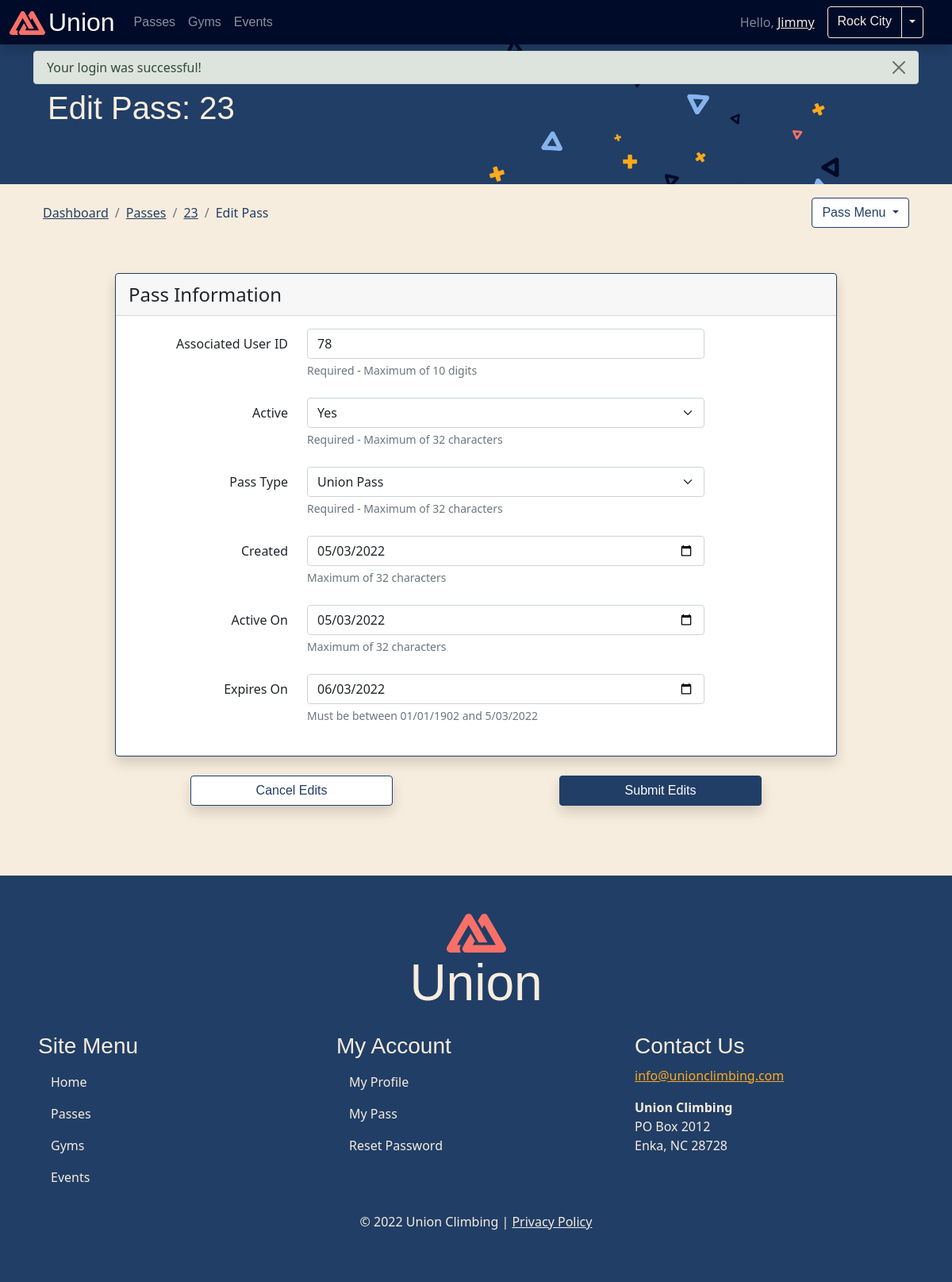
Screenshot of /app/shared/passes/edit.php?id=23 (signed in) with the database file from the repository.
### tables this page shows
CREATE TABLE `passes` (
  `id` int(10) NOT NULL,
  `user_id` int(8) NOT NULL,
  `is_active` tinyint(1) DEFAULT 0,
  `pass_type` enum('A','B','C','D','E','F') DEFAULT NULL,
  `created_at` timestamp NOT NULL DEFAULT current_timestamp() ON UPDATE current_timestamp(),
  `active_on` date DEFAULT NULL,
  `expires_on` date DEFAULT NULL
);

### private/classes/DatabaseObject.class.php (called while the page is built, shortened)
<?php
class DatabaseObject {
  static protected $database;
  static protected $table_name = "";
  static public function set_database($database) {
    self::$database = $database;
  }
  static public function find_by_sql($sql) {
    $result = self::$database->query($sql);
    $object_array = [];
    while($record = $result->fetch_assoc()) {
      $object_array[] = static::instantiate($record);
    }
    return $object_array;
  }
  static public function find_by_id($id) {
    $sql = "SELECT * FROM " . static::$table_name . " ";
    $sql .= "WHERE id='" . self::$database->escape_string($id) . "'";
    $obj_array = static::find_by_sql($sql);
    if(!empty($obj_array)) {
      return array_shift($obj_array);
    } else {
      return false;
    }
  }
  static protected function instantiate($record) {
    $object = new static;
    foreach($record as $property => $value) {
      if(property_exists($object, $property)) {
        $value = isJSON($value) ? json_decode($value) : $value;
        $object->$property = $value;
      }
    }
    return $object;
  }
}
?>

### private/functions.php (called while the page is built, shortened)
<?php
function url_for($script_path) {
  if($script_path[0] != '/') {
    $script_path = "/" . $script_path;
  }
  return WWW_ROOT . $script_path;
}
function u($string="") {
  return h(urlencode($string));
}
function h($string="") {
  return htmlspecialchars($string);
}
function format_date($datetime, $unit) {
  $date = date_create($datetime);
  return h(date_format($date, "n".$unit."d".$unit."Y"));
}
function html_date($datetime) {
  $date = date_create($datetime);
  return h(date_format($date, "Y-m-d"));
}
function isJSON($string){
  return json_last_error() === JSON_ERROR_NONE;
}
?>

### private/initialize.php (called while the page is built, shortened)
<?php
  require_once('functions.php');
  require_once('status_error_functions.php');
  $session = new Session;
?>

### private/classes/Session.class.php (called while the page is built, shortened)
<?php
class Session {
  public function dashboard() {
        return url_for('/app/dashboard/index.php');
  }
}
?>

### public/app/shared/passes/edit.php (the view, shortened to what this page needs)
<?php
require_once($_SERVER['DOCUMENT_ROOT'] . '/private/initialize.php');
$id = $_GET['id'];
$pass = Pass::find_by_id($id);
$page_title = 'Edit Pass: ' . h($pass->id);
include(SHARED_PATH . '/user-header.php');
?>
<header>
  <div class="p-5 bg-primary text-light">
    <div class="container-fluid py-3">
      <h1><?= $page_title ?></h1>
    </div>
  </div>
  <div class="container-md p-4">
    <div class="row justify-content-between">
      <nav aria-label="breadcrumb" class="col-auto">
        <ol class="breadcrumb">
          <li class="breadcrumb-item"><a class="link-primary" href="<?= $session->dashboard(); ?>">Dashboard</a></li>
          <li class="breadcrumb-item"><a class="link-primary" href="<?= url_for('app/shared/passes/passes.php'); ?>">Passes</a></li>
          <li class="breadcrumb-item"><a class="link-primary" href="<?= url_for('app/shared/passes/view.php?id=' . u($pass->id)); ?>"><?= $pass->id; ?></a></li>
          <li class="breadcrumb-item active text-primary" aria-current="page">Edit Pass</li>
        </ol>
      </nav>
      <?php
        include_once('drop_menu.php');
      ?>
    </div>
  </div>
</header>
<main class="container-md p-4" id="main">
  <form action="<?= url_for('/app/shared/passes/edit.php?id=' . u($id)); ?>" method="post">
    <?php include('form_fields.php'); ?>
    <div class="row justify-content-evenly">
      <div class="col-sm-4 col-md-3 mb-3 d-grid">
        <a class="btn shadow btn-outline-primary" href="<?= url_for('app/shared/passes/view.php?id=' . u($pass->id)); ?>">Cancel Edits</a>
      </div>
      <div class="col-sm-4 col-md-3 mb-3 d-grid">
        <button type="submit" name="submit" class="btn shadow btn-primary">Submit Edits</button>
      </div>
    </div>
  </form>
</main>
<?php
include(SHARED_PATH . '/user-footer.php');
?>

### public/app/shared/passes/form_fields.php (shortened to what this page needs)
<?php
$today = date('Y-m-d');
$types = Pass::PASS_TYPES;
?>
<fieldset class="card shadow col-md-10 mx-auto mb-4">
  <legend class="card-header">Pass Information</legend>
  <div class="card-body">
    <div class="row row-cols-md-auto align-items-center mb-3 mb-md-4">
      <div class="col-md-3 text-md-end">
        <label for="inputUserID" class="col-form-label">Associated User ID</label>
      </div>
      <div class="col-md-7">
        <input type="text" name="pass[user_id]" value="<?= h($pass->user_id); ?>" class="form-control" id="inputUserID" maxlength="32" aria-describedby="helpUserID" required>
      </div>
      <div id="helpUserID" class="form-text offset-md-3">Required - Maximum of 10 digits</div>
    </div>
    <div class="row row-cols-md-auto align-items-center mb-3 mb-md-4">
      <div class="col-md-3 text-md-end">
        <label for="inputIsActive" class="col-form-label">Active</label>
      </div>
      <div class="col-md-7">
        <select name="pass[is_active]" class="form-select" id="inputIsActive" aria-describedby="helpIsActive" required>
          <option value='1' <?= ($pass->is_active == 1) ? 'selected' : ''; ?>>Yes</option>
        </select>
      </div>
      <div id="helpIsActive" class="form-text offset-md-3">Required - Maximum of 32 characters</div>
    </div>
    <div class="row row-cols-md-auto align-items-center mb-3 mb-md-4">
      <div class="col-md-3 text-md-end">
        <label for="inputPassType" class="col-form-label">Pass Type</label>
      </div>
      <div class="col-md-7">
        <select name="pass[pass_type]" class="form-select" id="inputPassType" aria-describedby="helpPassType" required>
          <?php foreach($types as $abv=>$type) { ?>
          <option value="<?= h($abv) ?>" <?= ($pass->pass_type == $abv) ? 'selected' : '';?>><?= h($type); ?></option>
          <?php } ?>
        </select>
      </div>
      <div id="helpPassType" class="form-text offset-md-3">Required - Maximum of 32 characters</div>
    </div>
    <?php if(defined('exists')) { ?>
    <div class="row row-cols-md-auto align-items-center mb-3 mb-md-4">
      <div class="col-md-3 text-md-end">
        <label for="inputCreatedAt" class="col-form-label">Created</label>
      </div>
      <div class="col-md-7">
        <input type="date" name="user[created_at]" value="<?= html_date($pass->created_at); ?>" class="form-control" id="inputCreatedAt" aria-describedby="helpCreatedAt">
      </div>
      <div id="helpCreatedAt" class="form-text offset-md-3">Maximum of 32 characters</div>
    </div>
    <?php } ?>
    <div class="row row-cols-md-auto align-items-center mb-3 mb-md-4">
      <div class="col-md-3 text-md-end">
        <label for="inputActiveOn" class="col-form-label">Active On</label>
      </div>
      <div class="col-md-7">
        <input type="date" name="pass[active_on]" value="<?= h($pass->active_on); ?>" class="form-control" aria-describedby="helpActiveOn" id="inputActiveOn">
      </div>
      <div id="helpActiveOn" class="form-text offset-md-3">Maximum of 32 characters</div>
    </div>
    <?php if(defined('exists')) { ?>
    <div class="row row-cols-md-auto align-items-center mb-3 mb-md-4">
      <div class="col-md-3 text-md-end">
        <label for="inputExpiresOn" class="col-form-label">Expires On</label>
      </div>
      <div class="col-md-7">
        <input type="date" name="pass[expires_on]" value="<?= html_date($pass->expires_on); ?>" class="form-control" id="inputExpiresOn" aria-describedby="helpExpiresOn">
      </div>
      <div id="helpExpiresOn" class="form-text offset-md-3">Must be between 01/01/1902 and <?= format_date($today, "/"); ?></div>
    </div>
    <?php } ?>
  </div>
</fieldset>

### public/css/style.css (style rules this page uses)
body { background-color: #F7EDDE !important; }
.navbar li.nav-item>a.nav-link, .navbar-brand, .btn { font-family: cubano-sharp, 'Cubano Sharp', sans-serif; }
header>div:first-child { background: url(/public/img/background.png); background-size: calc(70vw + 300px); background-repeat: no-repeat; }
.btn-outline-primary { background-color: #fff; }
.card, .accordion-item { border-color: var(--bs-primary); }

### rows the page displays
passes: id "Edit Pass: 23", id "23", user "78", is_active "Yes", pass_type "Union Pass", created_at "05/03/2022", active_on "05/03/2022", expires_on "06/03/2022"

### other values shown
$session->name "Jimmy"
$session->gym_name "Rock City"
$msg "Your login was successful!"
